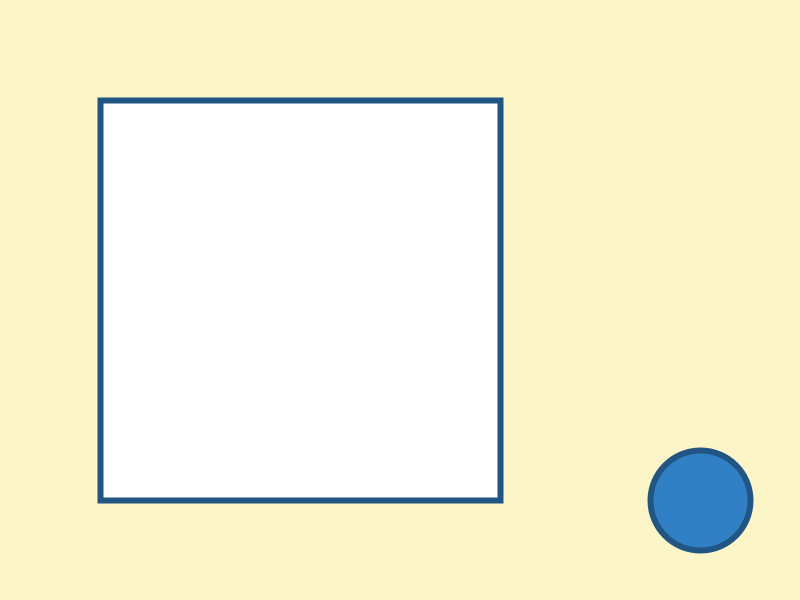
Frame 1 (no input)
Frame 60 (the mouse pressed at the canvas centre just before this capture): identical to frame 1, image omitted
Frame 120 (the mouse held since frame 60 and released just before this capture): identical to frame 1, image omitted

The Processing sketch that drew this single still picture (run headless with seeded random() and noise(); from frame 60 on, the mouse is pressed at the canvas centre):

// Processing sketch: Apr_7th
// ── Apr_7th.pde
//pallette of colors 
color lemon        = #FCF5C7; 
color lightBlue    = #AECEEA; 
color mediumBlue   = #7DB1DE; 
color darkBlue     = #317FC4; 
color darkestBlue = #215583; 

void setup() {
  size(800, 600); 
  strokeWeight(6); 
  stroke(darkestBlue); 
}

void draw()  {
  background(lemon); 
  
  //bottons
  if (dist(mouseX, mouseY, 700, 100) < 50) {
    stroke(255); 
  } else {
    stroke(darkestBlue); 
  }
  
  if (dist(700, 300, mouseX, mouseY) < 50) {
    stroke(255); 
  } else {
    stroke(darkestBlue); 
  }
  
  if(dist(700, 500, mouseX, mouseY) < 50) {
    stroke(255); 
  } else {
    stroke(darkestBlue); 
  }
  fill(darkBlue); 
  circle(700, 500, 100);

  
  //indicator
  fill(255); 
  square(100, 100, 400); 
}
